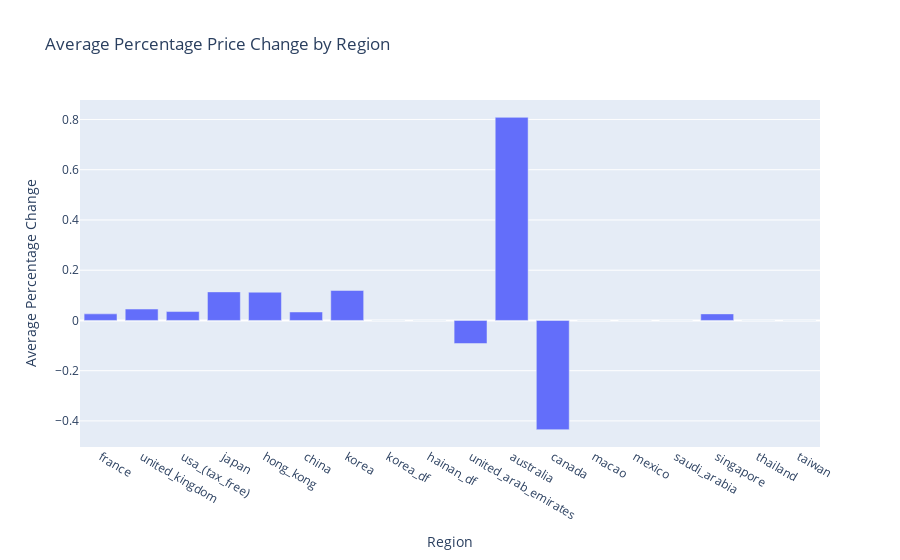

Notebook code for this chart:
### Code cell
import plotly.express as px

# Calculate the average percentage change for each region
avg_pct_change = pd.DataFrame({
    'Region': [region.replace('_week1', '') for region in price_columns_week1],
    'Average Percentage Change': [df_merged[f"{region}_percentage_change"].mean() for region in price_columns_week1]
})

# Plot average percentage change by region
fig = px.bar(avg_pct_change, x='Region', y='Average Percentage Change',
             title='Average Percentage Price Change by Region')
fig.show()

### Figure 1 — Plotly figure (JSON) as saved in the notebook; plotly's stock layout.template omitted (floating-point values rounded to 4 significant figures)
{"data": [{"alignmentgroup": "True", "hovertemplate": "Region=%{x}<br>Average Percentage Change=%{y}<extra></extra>", "legendgroup": "", "marker": {"color": "#636efa", "pattern": {"shape": ""}}, "name": "", "offsetgroup": "", "orientation": "v", "showlegend": false, "textposition": "auto", "type": "bar", "x": ["france", "united_kingdom", "usa_(tax_free)", "japan", "hong_kong", "china", "korea", "korea_df", "hainan_df", "united_arab_emirates", "australia", "canada", "macao", "mexico", "saudi_arabia", "singapore", "thailand", "taiwan"], "xaxis": "x", "y": [0.02616, 0.04535, 0.0354, 0.1137, 0.1124, 0.03371, 0.1193, 0, 0, -0.09196, 0.8084, -0.4347, 0, 0, 0, 0.02608, 0, 0], "yaxis": "y"}], "layout": {"autosize": true, "barmode": "relative", "legend": {"tracegroupgap": 0}, "title": {"text": "Average Percentage Price Change by Region"}, "xaxis": {"anchor": "y", "autorange": true, "domain": [0, 1], "range": [-0.5, 17.5], "title": {"text": "Region"}, "type": "category"}, "yaxis": {"anchor": "x", "autorange": true, "domain": [0, 1], "range": [-0.5038, 0.8775], "title": {"text": "Average Percentage Change"}, "type": "linear"}}}
